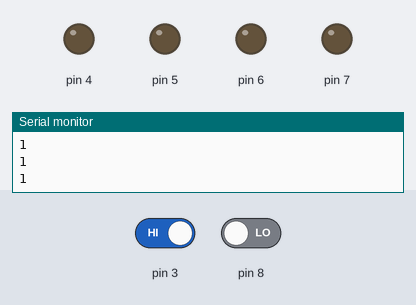
Bench run of a sketch on a simulated Arduino Uno, built with avr-gcc and run on an emulated ATmega328P. Parts: output pins drawn as LEDs (lit = HIGH), the last lines printed to the serial monitor. Inputs (shaded band) come from the test bench; at power-on: pin 3 HIGH, pin 8 LOW.

Above: at 1.2 s.
1.3 s: pin 3 driven LOW
At 1.8 s:
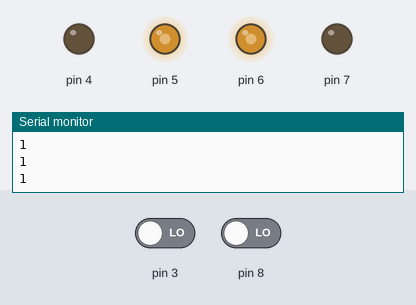
2.8 s: pin 8 driven HIGH
At 4.1 s:
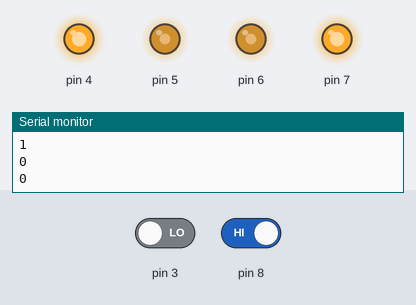
5.8 s: pin 8 driven LOW
At 6.8 s:
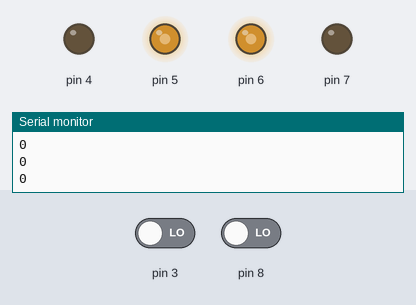
Timing chart, 0 to 8.8 s (numbered marks = the images above; inputs shaded):
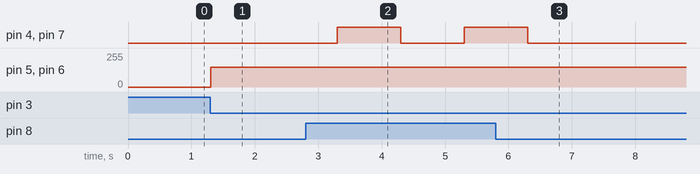

Measured:
- after the input at 1.3 s, pin 5, pin 6: 0/255 → 150/255 at once
- after the input at 2.8 s, pin 4, pin 7: LOW → HIGH after 0.50 s, → LOW 1.0 s later, → HIGH 1.0 s later
- after the input at 5.8 s, pin 4, pin 7: goes on until 6.3 s, then stays LOW

The sketch:

arduino_31.ino
```cpp
void setup(){
  pinMode(3, INPUT);
  Serial.begin(9600);
  pinMode(8, INPUT);
  pinMode(7, OUTPUT);
  pinMode(4, OUTPUT);
}

void loop(){
  Serial.println(digitalRead(3));
  if (digitalRead(8) == 1) {
    digitalWrite(7,HIGH);
    analogWrite(5,150);
    digitalWrite(4,HIGH);
    analogWrite(6,150);
    delay(1000);

  } else {
    analogWrite(5,0);
    analogWrite(6,0);

  }
  if (digitalRead(3) == 0) {
    digitalWrite(7,LOW);
    analogWrite(5,150);
    digitalWrite(4,LOW);
    analogWrite(6,150);
    delay(1000);

  }

}
```
